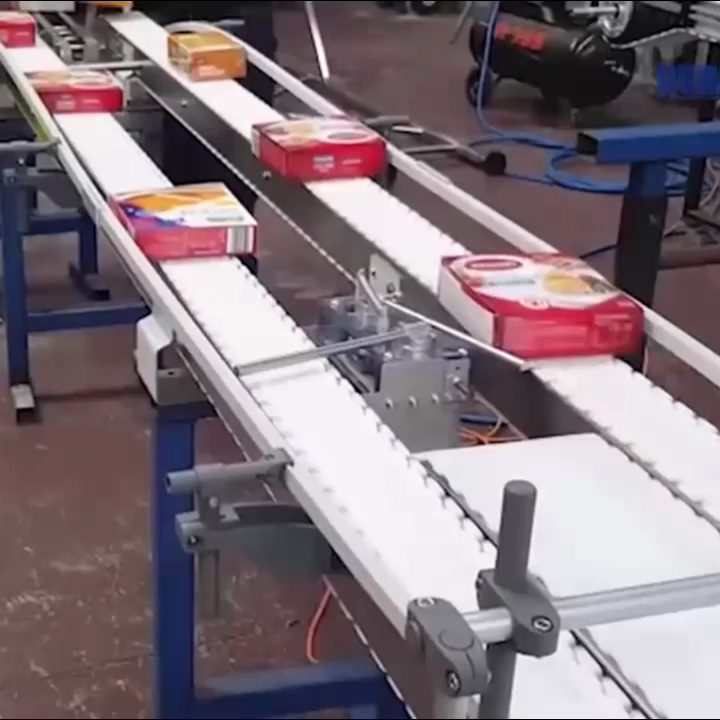
#> input picture data/images/frame_0000.jpg, 720 x 720 px; its folder holds only this picture in this run
$ python label.py
#> lines starting #> are read from the running program, lines starting #| are printed output that depends on the picture; after the words box and inside, x2 and y2 are one past the last pixel; in counts of white or black regions, pixels touching at a corner belong together
"""
Quick labeling tool for box detection
Click to draw bounding boxes, press 's' to save, 'n' for next, 'u' to undo
"""
import cv2
import os
import glob
from pathlib import Path

# Paths
ROOT = Path(__file__).parent.parent
IMAGE_DIR = str(ROOT / "data" / "images")
LABEL_DIR = str(ROOT / "data" / "labels")

os.makedirs(LABEL_DIR, exist_ok=True)

# Get images
images = sorted(glob.glob(f"{IMAGE_DIR}/*.jpg"))
print(f"Found {len(images)} images")

# Find first unlabeled image
current_idx = 0
for i, img_path in enumerate(images):
    label_path = img_path.replace("/images/", "/labels/").replace(".jpg", ".txt")
    if not os.path.exists(label_path):
        current_idx = i
        print(f"Starting at first unlabeled image: {os.path.basename(img_path)}")
        break
boxes = []
drawing = False
start_point = None

def mouse_callback(event, x, y, flags, param):
    global drawing, start_point, boxes, img_display

    if event == cv2.EVENT_LBUTTONDOWN:
        drawing = True
        start_point = (x, y)

    elif event == cv2.EVENT_MOUSEMOVE and drawing:
        img_display = img.copy()
        cv2.rectangle(img_display, start_point, (x, y), (0, 255, 0), 2)
        # Draw existing boxes
        for box in boxes:
            cv2.rectangle(img_display, (box[0], box[1]), (box[2], box[3]), (0, 255, 255), 2)

    elif event == cv2.EVENT_LBUTTONUP:
        drawing = False
        x1, y1 = start_point
        x2, y2 = x, y
        # Normalize
        x1, x2 = min(x1, x2), max(x1, x2)
        y1, y2 = min(y1, y2), max(y1, y2)
        if abs(x2-x1) > 10 and abs(y2-y1) > 10:  # Min size
            boxes.append([x1, y1, x2, y2])
            print(f"Box added: {boxes[-1]}")

def save_labels(img_path, boxes, img_shape):
    h, w = img_shape[:2]
    label_path = img_path.replace("/images/", "/labels/").replace(".jpg", ".txt")

    with open(label_path, "w") as f:
        for box in boxes:
            x1, y1, x2, y2 = box
            # Convert to YOLO format (class, cx, cy, w, h) normalized
            cx = ((x1 + x2) / 2) / w
            cy = ((y1 + y2) / 2) / h
            bw = (x2 - x1) / w
            bh = (y2 - y1) / h
            f.write(f"0 {cx:.6f} {cy:.6f} {bw:.6f} {bh:.6f}\n")

    print(f"Saved {len(boxes)} boxes to {label_path}")

# Main loop
cv2.namedWindow("Labeler")
cv2.setMouseCallback("Labeler", mouse_callback)

while current_idx < len(images):
    img_path = images[current_idx]
    img = cv2.imread(img_path)
#> img is the input picture: shape (720, 720, 3); mean B, G, R 124.4, 117, 131
    img_display = img.copy()
    boxes = []

    # Check if labels exist
    label_path = img_path.replace("/images/", "/labels/").replace(".jpg", ".txt")
    if os.path.exists(label_path):
        # Load existing labels
        h, w = img.shape[:2]
        with open(label_path) as f:
            for line in f:
                parts = line.strip().split()
                if len(parts) == 5:
                    _, cx, cy, bw, bh = map(float, parts)
                    x1 = int((cx - bw/2) * w)
                    y1 = int((cy - bh/2) * h)
                    x2 = int((cx + bw/2) * w)
                    y2 = int((cy + bh/2) * h)
                    boxes.append([x1, y1, x2, y2])

    print(f"\nImage {current_idx+1}/{len(images)}: {os.path.basename(img_path)}")
    print("Controls: s=save, n=next, p=prev, u=undo, q=quit")

    while True:
        # Draw boxes
        display = img_display.copy()
        for i, box in enumerate(boxes):
            cv2.rectangle(display, (box[0], box[1]), (box[2], box[3]), (0, 255, 255), 2)
            cv2.putText(display, str(i+1), (box[0], box[1]-5),
                       cv2.FONT_HERSHEY_SIMPLEX, 0.5, (0, 255, 255), 2)

        cv2.putText(display, f"Image {current_idx+1}/{len(images)} | Boxes: {len(boxes)}",
                   (10, 30), cv2.FONT_HERSHEY_SIMPLEX, 0.7, (0, 255, 0), 2)
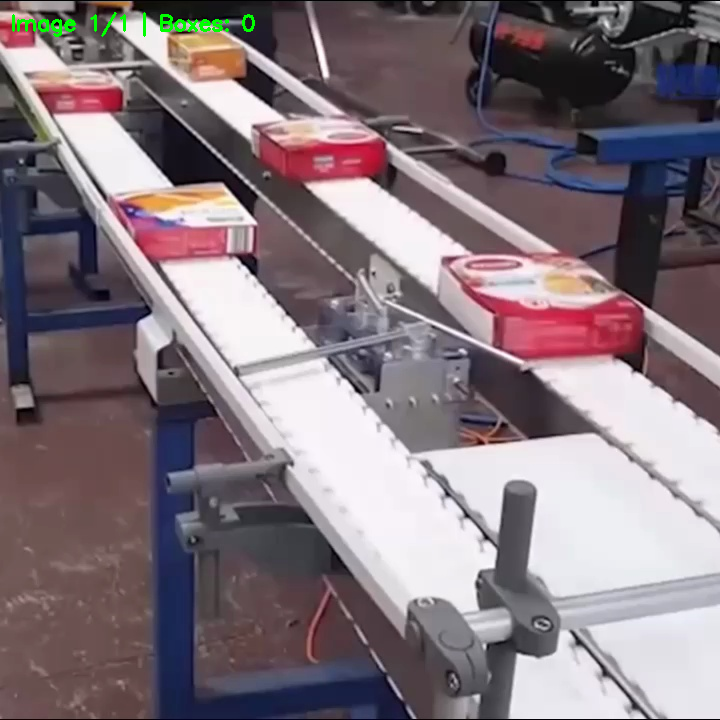
#> display: shape (720, 720, 3); 0.28% of pixels changed, all inside (x1, y1, x2, y2) = (12, 12, 255, 37)
        cv2.imshow("Labeler", display)

        key = cv2.waitKey(1) & 0xFF
#> (key q is pressed here)

        if key == ord('s'):
            save_labels(img_path, boxes, img.shape)
        elif key == ord('n'):
            current_idx += 1
            break
        elif key == ord('p'):
            current_idx = max(0, current_idx - 1)
            break
        elif key == ord('u'):
            if boxes:
                boxes.pop()
                img_display = img.copy()
                print("Undo last box")
        elif key == ord('q'):
            cv2.destroyAllWindows()
            exit()
#> (the program exits here)

$ run again, on data/images/frame_0040.jpg
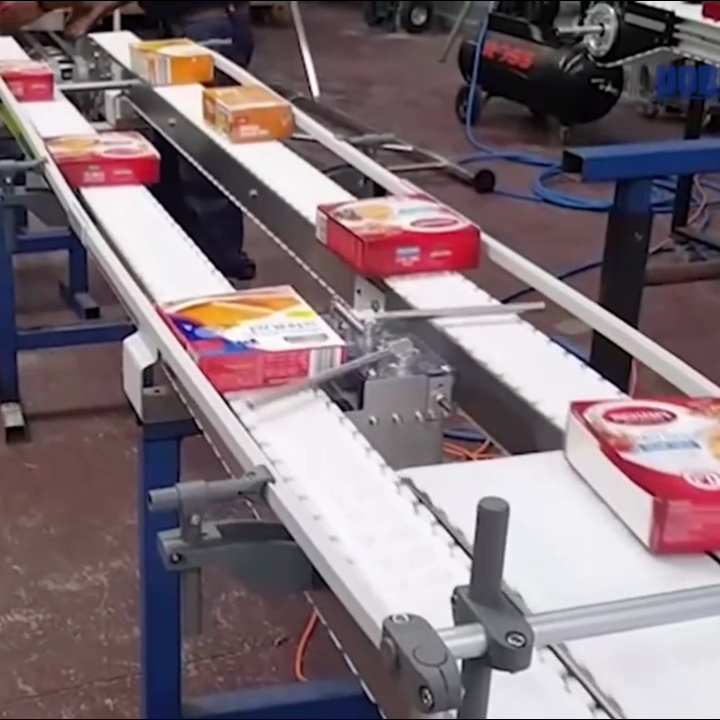
#> input picture data/images/frame_0040.jpg, 720 x 720 px
#> img is the input picture: shape (720, 720, 3); mean B, G, R 119.8, 113.5, 129.2
#> `cv2.putText(display, f"Image {current_idx+1}/{len(images)} | Boxes: {l..`:
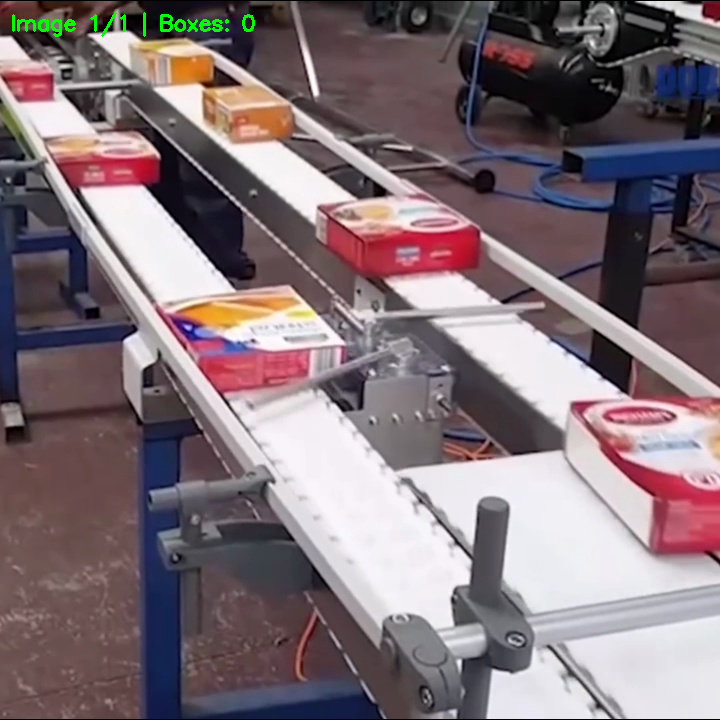
#> display: shape (720, 720, 3); 0.28% of pixels changed, all inside (x1, y1, x2, y2) = (12, 12, 255, 37)

$ run again, on data/images/frame_0060.jpg
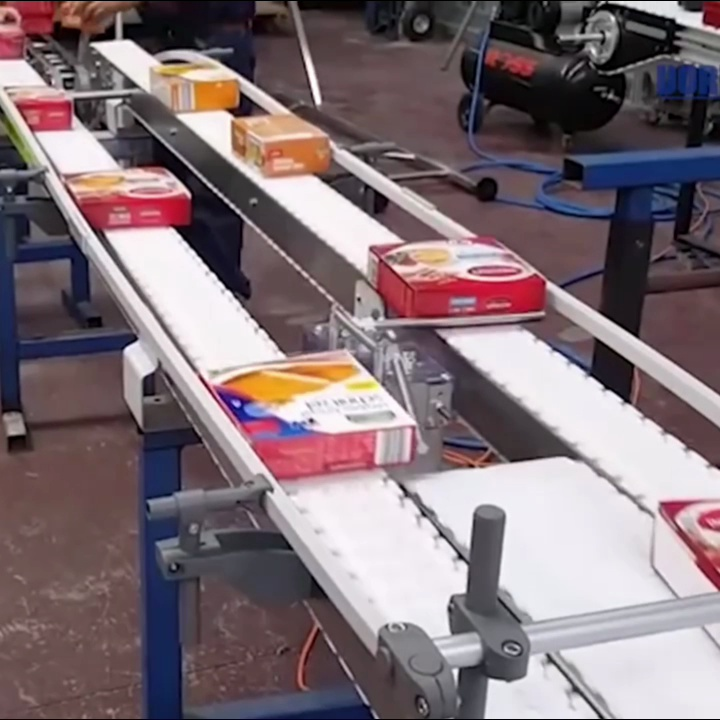
#> input picture data/images/frame_0060.jpg, 720 x 720 px
#> img is the input picture: shape (720, 720, 3); mean B, G, R 119.6, 114, 129.6
#> `cv2.putText(display, f"Image {current_idx+1}/{len(images)} | Boxes: {l..`:
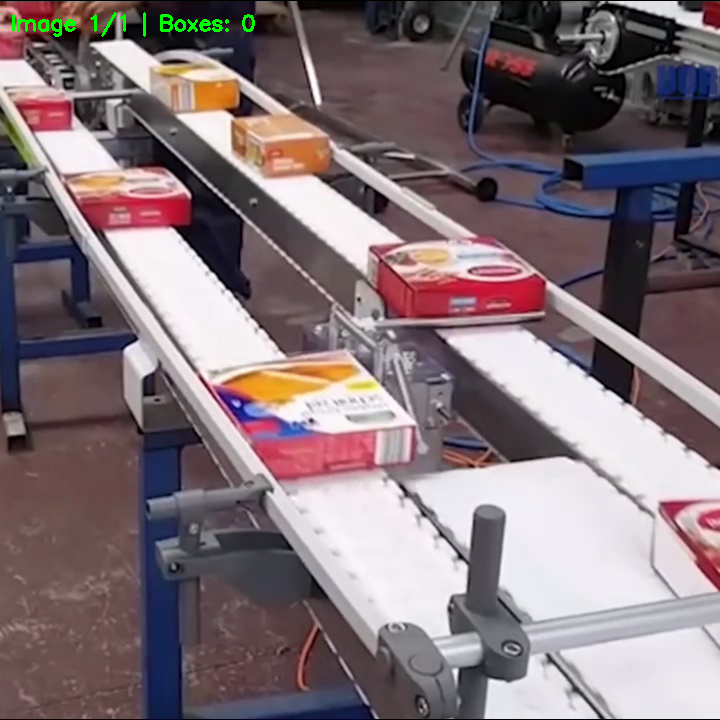
#> display: shape (720, 720, 3); 0.28% of pixels changed, all inside (x1, y1, x2, y2) = (12, 12, 255, 37)
